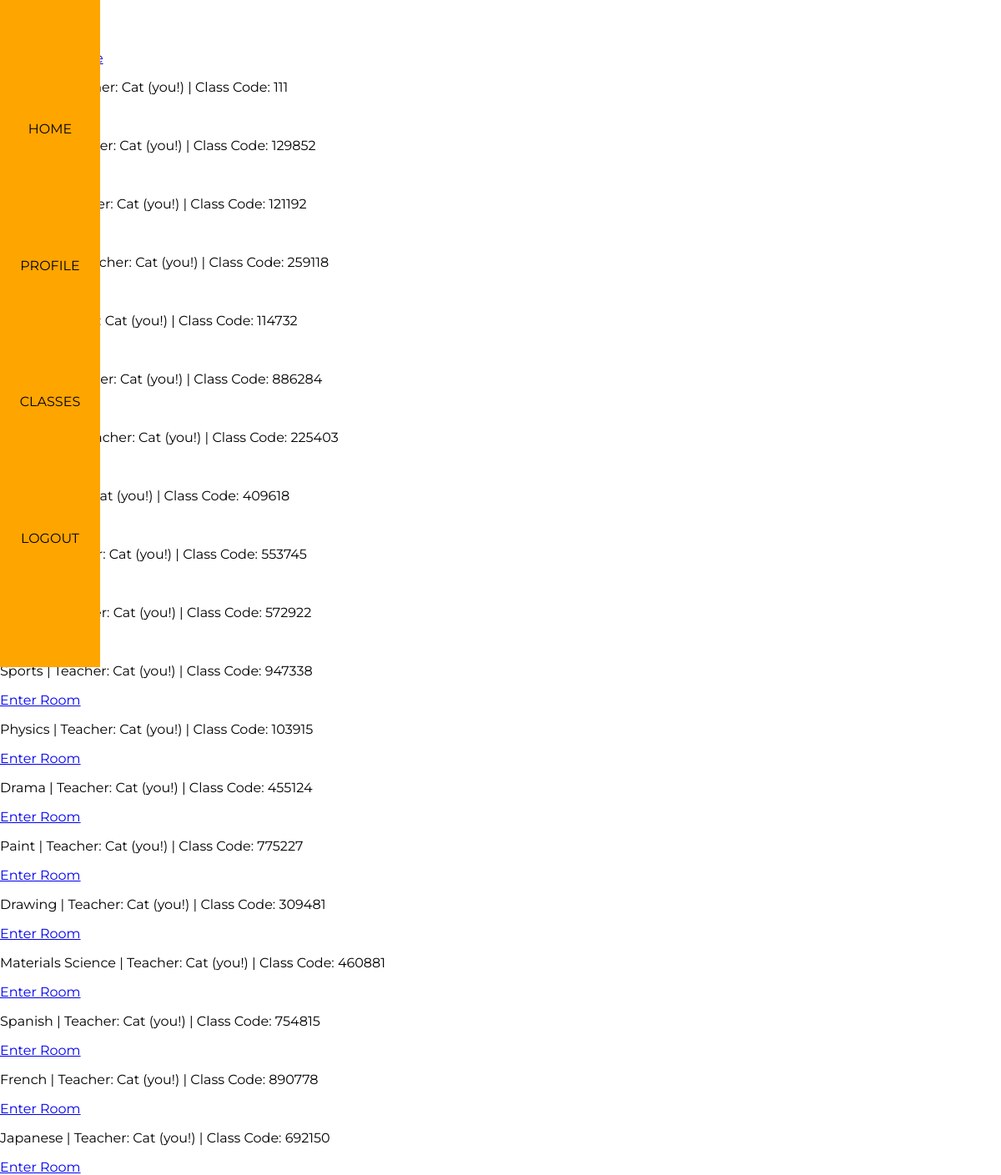
/user/Cat/classes (signed in), run on the app's committed database.
### app/models.py (models this page shows, shortened)
class Courses(db.Model):
    id = db.Column(db.Integer, primary_key=True) # Always need ID
    course_name = db.Column(db.String(140), index=False, unique=False) # Not indexable or unique bc many people can have the same course
    code = db.Column(db.Integer, index=True, unique=True) # Indexable to link it back to the course name
    teacher_id = db.Column(db.Integer, db.ForeignKey('user.id'))  # Taking the user ID from the user model, using backref of teacher will show you the actual teacher
    signups = db.relationship('Signups', backref='course_id', lazy='dynamic') # This will show all the student signups for this course
    reactions = db.relationship('Reactions', backref='course_actual', lazy='dynamic') # This will show all the reactions for this course
    speed = db.relationship('Speed', backref='course_s', lazy='dynamic') # This will show all the speed complaints for this course
    status = db.relationship('Status', backref='s_course_id', lazy='dynamic') # This will show the status of the course, one-to-one relationship

class User(UserMixin, db.Model):
    id = db.Column(db.Integer, primary_key=True)
    username = db.Column(db.String(64), index=True, unique=True) # adding columns to the database
    email = db.Column(db.String(120), index=True, unique=True)
    password_hash = db.Column(db.String(128))
    role = db.Column(db.Integer, index=False, unique=False) # 0 is Teacher, 1 is Student
    about_me = db.Column(db.String(140))
    last_seen = db.Column(db.DateTime, default=datetime.utcnow)
    posts = db.relationship('Post', backref='author', lazy='dynamic') # First part is calling it from the Post model, secret field is the backref (author)
    reactions = db.relationship('Reactions', backref='reactor', lazy='dynamic') # This will show all the reactions that this user has made
    teaches = db.relationship('Courses', backref='teacher', lazy='dynamic') # This will show all the courses that the user teaches
    signups = db.relationship('Signups', backref='student', lazy='dynamic') # This will show all of the signups of that user
    speed = db.relationship('Speed', backref='speeder', lazy='dynamic') # This will show all the speed complaints of that user

### app/routes.py (the view)
@app.route('/user/<username>/classes') # User's classes
@login_required
def classes(username): # the word after def has to be the same as the text in the urlfor quotation marks
    user = User.query.filter_by(username=username).first_or_404()
    user_signups_filtered = User.query.join(Signups, (Signups.user_id == User.id)).\
        join(Courses, (Courses.id == Signups.course)).\
            with_entities(Signups).\
                filter(Signups.user_id == user.id)
    teacher_courses = Courses.query.filter_by(teacher_id=user.id).all()
    return render_template('classes.html', user=user, user_signups_filtered=user_signups_filtered, teacher_courses=teacher_courses, title="Classes")

### app/models.py (called while the page is built)
@login.user_loader
def load_user(id):
        return User.query.get(int(id))

### app/routes.py (called while the page is built)
@app.before_request # This function will be executed right before the view function
def before_request():
    if current_user.is_authenticated: # Checks whether the current user is logged in
        current_user.last_seen = datetime.utcnow() # Sets the last seen to the date using the UTC time zone
        db.session.commit() # Don't need to do db.session.add() because the user is already in the database (using a current_user)

### app/templates/classes.html (shortened to what this page needs)
{% extends "base.html" %}
{% block content %}
    <h1>Hi {{ user.username }}!</h1>
    <div>
        <form action="/user/{{ user.username }}/classes/add" method='post'>
            {% if user.role == 1 %}
                <label for="title">Enroll in a Class</label>
                <input type="text" name="title" placeholder="Enter Class Code...">
                <br>
                <button type="submit">Add</button>
            {% else %}
                <a href = "{{ url_for('create', username = current_user.username) }}">Create a course</a>
            {% endif %}
        </form>
    </div>
    {% if user.role == 0 %}
        {% for t in teacher_courses %}
            <p>{{ t.course_name }} | Teacher: {{ t.teacher.username }} (you!) | Class Code: {{ t.code }}</p>
            <a href = "{{ url_for('rooms', room_id=t.id) }}">Enter Room</a>
        {% endfor %}
    {% endif %}
{% endblock %}

### app/static/css/base.css (style rules this page uses)
body { margin: 0 !important; font-family: "Montserrat", sans-serif; }

### data on the page
Courses: teacher.username "Cat", code "111"
Courses: teacher.username "Cat", code "129852"
Courses: teacher.username "Cat", code "121192"
Courses: teacher.username "Cat", code "259118"
Courses: teacher.username "Cat", code "114732"
Courses: teacher.username "Cat", code "886284"
Courses: teacher.username "Cat", code "225403"
Courses: teacher.username "Cat", code "409618"
Courses: teacher.username "Cat", code "553745"
Courses: teacher.username "Cat", code "572922"
Courses: course_name "Sports", teacher.username "Cat", code "947338"
Courses: course_name "Physics", teacher.username "Cat", code "103915"
Courses: course_name "Drama", teacher.username "Cat", code "455124"
Courses: course_name "Paint", teacher.username "Cat", code "775227"
Courses: course_name "Drawing", teacher.username "Cat", code "309481"
Courses: course_name "Materials Science", teacher.username "Cat", code "460881"
Courses: course_name "Spanish", teacher.username "Cat", code "754815"
Courses: course_name "French", teacher.username "Cat", code "890778"
Courses: course_name "Japanese", teacher.username "Cat", code "692150"
